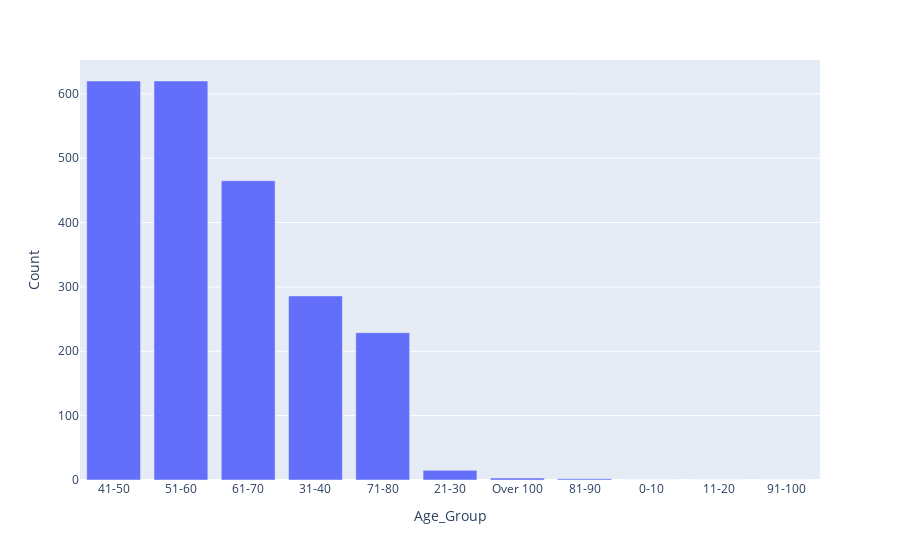

Notebook code cell kept with this figure:
### Markdown cell above
### Age Distribution

### Code cell
# Calculate the count of each category
cusomers_age_group = customers_data.Age_Group.value_counts().reset_index()

cusomers_age_group.columns = ["Age_Group", "Count"]
                                            
fig = px.bar(cusomers_age_group, x="Age_Group", y="Count")
fig.show()

### Figure 1 — Plotly figure (JSON) as saved in the notebook; plotly's stock layout.template omitted (floating-point values rounded to 4 significant figures)
{"data": [{"alignmentgroup": "True", "hovertemplate": "Age_Group=%{x}<br>Count=%{y}<extra></extra>", "legendgroup": "", "marker": {"color": "#636efa", "pattern": {"shape": ""}}, "name": "", "offsetgroup": "", "orientation": "v", "showlegend": false, "textposition": "auto", "type": "bar", "x": ["41-50", "51-60", "61-70", "31-40", "71-80", "21-30", "Over 100", "81-90", "0-10", "11-20", "91-100"], "xaxis": "x", "y": [620, 620, 465, 286, 229, 15, 3, 2, 0, 0, 0], "yaxis": "y"}], "layout": {"barmode": "relative", "legend": {"tracegroupgap": 0}, "margin": {"t": 60}, "xaxis": {"anchor": "y", "domain": [0.0, 1.0], "title": {"text": "Age_Group"}}, "yaxis": {"anchor": "x", "domain": [0.0, 1.0], "title": {"text": "Count"}}}}
